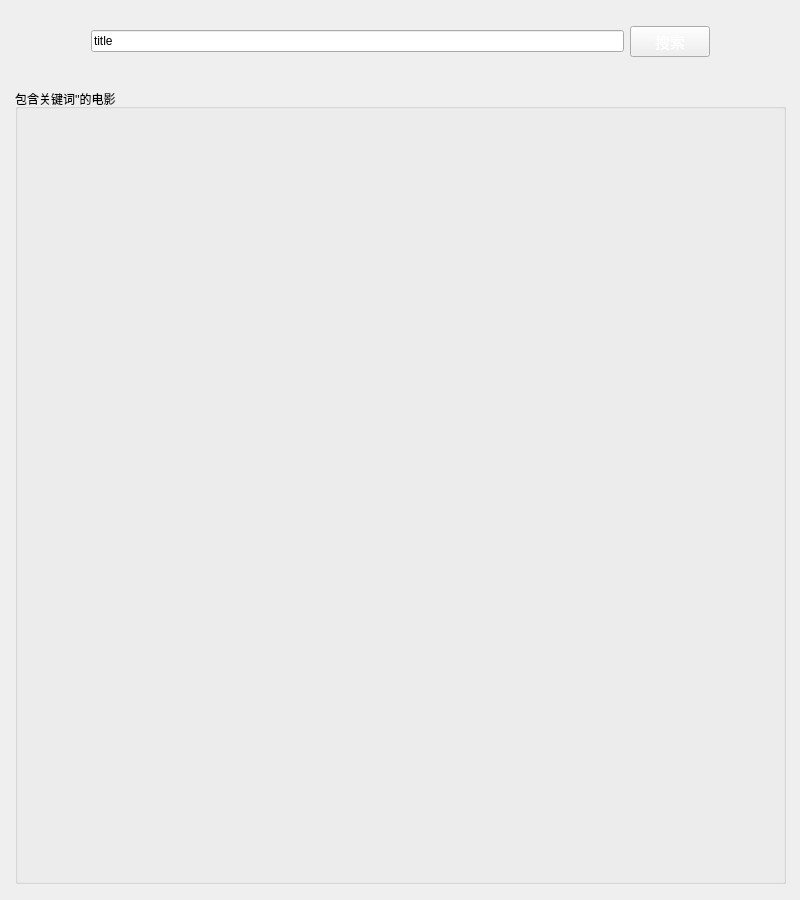
<?xml version="1.0" encoding="UTF-8"?>
<ui version="4.0">
 <class>MovieSearch</class>
 <widget class="QWidget" name="MovieSearch">
  <property name="geometry">
   <rect>
    <x>0</x>
    <y>0</y>
    <width>800</width>
    <height>900</height>
   </rect>
  </property>
  <property name="windowTitle">
   <string>电影搜索</string>
  </property>
  <layout class="QVBoxLayout" name="verticalLayout_2" stretch="0,0,1">
   <property name="spacing">
    <number>32</number>
   </property>
   <property name="leftMargin">
    <number>15</number>
   </property>
   <property name="topMargin">
    <number>6</number>
   </property>
   <property name="rightMargin">
    <number>14</number>
   </property>
   <property name="bottomMargin">
    <number>16</number>
   </property>
   <item>
    <layout class="QHBoxLayout" name="horizontalLayout_2">
     <property name="spacing">
      <number>0</number>
     </property>
     <item>
      <spacer name="horizontalSpacer_3">
       <property name="orientation">
        <enum>Qt::Horizontal</enum>
       </property>
       <property name="sizeHint" stdset="0">
        <size>
         <width>40</width>
         <height>20</height>
        </size>
       </property>
      </spacer>
     </item>
    </layout>
   </item>
   <item>
    <widget class="QWidget" name="widget" native="true">
     <property name="sizePolicy">
      <sizepolicy hsizetype="Preferred" vsizetype="Fixed">
       <horstretch>0</horstretch>
       <verstretch>0</verstretch>
      </sizepolicy>
     </property>
     <property name="minimumSize">
      <size>
       <width>0</width>
       <height>22</height>
      </size>
     </property>
     <property name="maximumSize">
      <size>
       <width>16777215</width>
       <height>55</height>
      </size>
     </property>
     <layout class="QHBoxLayout" name="horizontalLayout" stretch="1,7,1,1">
      <property name="spacing">
       <number>6</number>
      </property>
      <property name="sizeConstraint">
       <enum>QLayout::SetDefaultConstraint</enum>
      </property>
      <property name="leftMargin">
       <number>0</number>
      </property>
      <property name="topMargin">
       <number>0</number>
      </property>
      <property name="rightMargin">
       <number>0</number>
      </property>
      <property name="bottomMargin">
       <number>0</number>
      </property>
      <item>
       <spacer name="horizontalSpacer">
        <property name="orientation">
         <enum>Qt::Horizontal</enum>
        </property>
        <property name="sizeHint" stdset="0">
         <size>
          <width>36</width>
          <height>20</height>
         </size>
        </property>
       </spacer>
      </item>
      <item>
       <widget class="QLineEdit" name="searchLineEdit">
        <property name="sizePolicy">
         <sizepolicy hsizetype="Minimum" vsizetype="Fixed">
          <horstretch>3</horstretch>
          <verstretch>1</verstretch>
         </sizepolicy>
        </property>
        <property name="whatsThis">
         <string>&lt;!DOCTYPE HTML PUBLIC &quot;-//W3C//DTD HTML 4.0//EN&quot; &quot;http://www.w3.org/TR/REC-html40/strict.dtd&quot;&gt;
&lt;html&gt;&lt;head&gt;&lt;meta name=&quot;qrichtext&quot; content=&quot;1&quot; /&gt;&lt;style type=&quot;text/css&quot;&gt;
p, li { white-space: pre-wrap; }
&lt;/style&gt;&lt;/head&gt;&lt;body style=&quot; font-family:'SimSun'; font-size:9pt; font-weight:400; font-style:normal;&quot;&gt;
&lt;p style=&quot; margin-top:0px; margin-bottom:0px; margin-left:0px; margin-right:0px; -qt-block-indent:0; text-indent:0px;&quot;&gt;输入您想看的影片&lt;/p&gt;&lt;/body&gt;&lt;/html&gt;</string>
        </property>
        <property name="text">
         <string>title</string>
        </property>
       </widget>
      </item>
      <item>
       <widget class="QPushButton" name="searchButton">
        <property name="font">
         <font>
          <family>楷体</family>
          <pointsize>11</pointsize>
         </font>
        </property>
        <property name="styleSheet">
         <string notr="true">
color: rgb(255, 255, 255);</string>
        </property>
        <property name="text">
         <string>搜索</string>
        </property>
       </widget>
      </item>
      <item>
       <spacer name="horizontalSpacer_2">
        <property name="orientation">
         <enum>Qt::Horizontal</enum>
        </property>
        <property name="sizeHint" stdset="0">
         <size>
          <width>36</width>
          <height>20</height>
         </size>
        </property>
       </spacer>
      </item>
     </layout>
    </widget>
   </item>
   <item>
    <widget class="QMyMovieGroupBox" name="keywrodBox">
     <property name="title">
      <string>包含关键词''的电影</string>
     </property>
    </widget>
   </item>
  </layout>
 </widget>
 <customwidgets>
  <customwidget>
   <class>QMyMovieGroupBox</class>
   <extends>QGroupBox</extends>
   <header>QMyMovieGroupBox</header>
   <container>1</container>
  </customwidget>
 </customwidgets>
 <resources/>
 <connections>
  <connection>
   <sender>searchButton</sender>
   <signal>clicked()</signal>
   <receiver>MovieSearch</receiver>
   <slot>search_movie()</slot>
   <hints>
    <hint type="sourcelabel">
     <x>657</x>
     <y>80</y>
    </hint>
    <hint type="destinationlabel">
     <x>716</x>
     <y>199</y>
    </hint>
   </hints>
  </connection>
 </connections>
 <slots>
  <slot>search_movie()</slot>
  <slot>back_mainwindow()</slot>
 </slots>
</ui>
